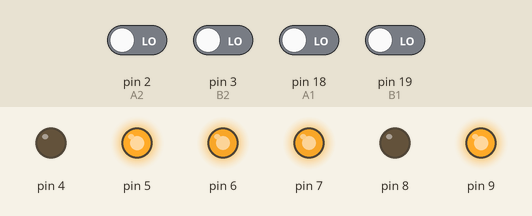
A sketch run on a simulated Arduino Mega 2560, built with avr-gcc and run on an emulated ATmega2560. On the bench: output pins drawn as LEDs (lit = HIGH). Inputs (shaded band) come from the test bench; at power-on: pin 2 (A2), pin 3 (B2), pin 18 (A1), pin 19 (B1) LOW. What the sketch prints to the serial monitor is not drawn.

Above: at 1.2 s.
1.3 s: pin 2 (A2) driven HIGH and pin 18 (A1) driven HIGH
Timing chart, 0 to 4.3 s (numbered marks = the images above; inputs shaded):
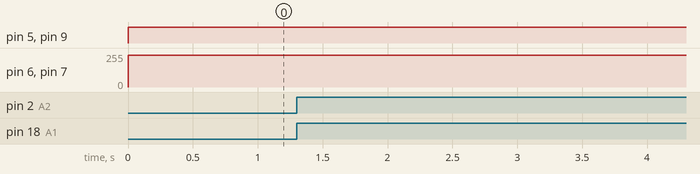

The sketch:

motor_control.ino
```cpp
unsigned long t;
float f = 15;
float dt = 1/f;
int loop_timer = dt*1000000;

#define A1 18
#define B1 19
#define A2 2
#define B2 3

volatile long count1 = 0;
volatile long count2 = 0;

float th1 = 0;
float th_pre1 = 0;
float rpm1 = 0;

float th2 = 0;
float th_pre2 = 0;
float rpm2 = 0;

float rpm01 = 0;
float error_rpm1 = 0;
float pwm_I1 = 0;

float rpm02 = 0;
float error_rpm2 = 0;
float pwm_I2 = 0;

float Kp1 = 1.4; //[1.15,1.4,1.75]
float Ki1 = 0.5; //[0.35,0.5,0.6]
float pwm1;

float Kp2 = 1.4; //[1.15,1.4,1.75]
float Ki2 = 0.5; //[0.35,0.5,0.6]
float pwm2;

float th01 = 0;
float error_th1 = 0;
float Kp_th1 = 1; //1,0.95,0.85, 0.75, 0.5, 1.1; //3.5; //3.75

float th02 = 0;
float error_th2 = 0;
float Kp_th2 = 1; //3.5; //3.75

float timer = 0;

volatile float Dr = 0;
volatile float Dl = 0;
volatile float Dc = 0;
volatile float phi = 0;
volatile float x = 0;
volatile float y = 0;
const float var = 0.000157079632679489661923132169164; //(2.0*PI/1700.0)*(85.0/2.0)*0.001;
const float L = 0.2;
const float r = 0.085;
const float dphi = 0.00078539816339744830961566084582;
volatile float dphi_temp = 0;
const float pi = 3.1415926535897932384626433832795;
const float pi_2 = 6.283185307179586476925286766559;

void setup()
{
  Serial.begin(115200);
  initialize_interrupt();

  pinMode(4,OUTPUT);
  pinMode(5,OUTPUT);
  pinMode(6,OUTPUT);

  pinMode(7,OUTPUT);
  pinMode(8,OUTPUT);
  pinMode(9,OUTPUT);

  t = micros();
}

void loop()
{
  //Kp_th1 = ((float)analogRead(0)/1023.0)*10;
  th1 = (360.0/1700.0)*(float)count1;
  th2 = (360.0/1700.0)*(float)count2;
  //Serial.print(th1); Serial.print('\t');
  //Serial.println(th2);

  rpm1 = (th1 - th_pre1)/dt;
  th_pre1 = th1;
  rpm2 = (th2 - th_pre2)/dt;
  th_pre2 = th2;
  //Serial.print(rpm1); Serial.print('\t');
  //Serial.println(rpm2);

  //calculate_trajectory();
  //control_angle();
  twist_to_rpm(0.1,(0.1/.3)*180.0/PI); //m/sec, deg/sec
  control_rpm();

  Serial.print(x*100); Serial.print('\t');
  Serial.print(y*100); Serial.print('\t');
  Serial.println(phi*180/PI);

  while(micros()-t<loop_timer);
  t = micros();
}
```

controller.ino
```cpp
void calculate_trajectory()
{
  float th0_max = 180;
  float w_th = 0.25*PI;
  //Serial.println(w_th);
  th01 = th0_max*sin(w_th*(float)timer);
  th02 = th0_max*sin(w_th*(float)timer+PI*0.85);
  timer = timer + dt;
}

void test(){

  // new line
}

void control_angle()
{
  //th01 = 360;
  error_th1 = th01 - th1;
  rpm01 = Kp_th1*error_th1;
  rpm01 = constrain(rpm01,-240,240);

  //th02 = 360;
  error_th2 = th02 - th2;
  rpm02 = Kp_th2*error_th2;
  rpm02 = constrain(rpm02,-240,240);

  Serial.print(th01); Serial.print('\t');
  Serial.print(th1); Serial.print('\t');
  Serial.print(th02); Serial.print('\t');
  Serial.println(th2);
}

void control_rpm()
{
  //rpm01 = 120; //[-180,180]
  error_rpm1 = rpm01 - rpm1;
  pwm_I1 = pwm_I1 + Ki1*error_rpm1;
  pwm_I1 = constrain(pwm_I1,-240,240);
  pwm1 = Kp1*error_rpm1 + pwm_I1;
  pwm1 = constrain(pwm1,-240,240);
  command_motor1(pwm1);
  //Serial.print(rpm01); Serial.print('\t');
  //Serial.print(rpm1); Serial.print('\t');

  //rpm02 = 150; //[-180,180]
  error_rpm2 = rpm02 - rpm2;
  pwm_I2 = pwm_I2 + Ki2*error_rpm2;
  pwm_I2 = constrain(pwm_I2,-240,240);
  pwm2 = Kp2*error_rpm2 + pwm_I2;
  pwm2 = constrain(pwm2,-240,240);
  command_motor2(pwm2);
  //Serial.print(rpm02); Serial.print('\t');
  //Serial.println(rpm2);
}

void command_motor1(float pwm1)
{
  if(pwm1<0)
  {
    digitalWrite(4,1);
    digitalWrite(5,0);
    analogWrite(6,(int)(-1*pwm1));
  }
  else
  {
    digitalWrite(4,0);
    digitalWrite(5,1);
    analogWrite(6,(int)pwm1);
  }
}

void command_motor2(float pwm2)
{
  if(pwm2<0)
  {
    digitalWrite(8,1);
    digitalWrite(9,0);
    analogWrite(7,(int)(-1*pwm2));
  }
  else
  {
    digitalWrite(8,0);
    digitalWrite(9,1);
    analogWrite(7,(int)pwm2);
  }
}
```

encoder_interrupt.ino
```cpp
void initialize_interrupt()
{
  //interrupt [2,3,4,5]->[19,18,2,3]
  EICRA = (1 << ISC20) | (1 << ISC30);
  EICRB = (1 << ISC40) | (1 << ISC50);
  EIMSK = (1 << INT2) | (1 << INT3) | (1 << INT4) | (1 << INT5);
  sei();
}

// Right wheel encoder
ISR(INT2_vect)
{
  int a1 = digitalRead(A1);
  int b1 = digitalRead(B1);

  if(a1==1)
  {
    if(b1==1)
    {
      count1++;
      Dr = var;
      dphi_temp = dphi;
    }
    else
    {
      count1--;
      Dr = -var;
      dphi_temp = -dphi;
    }
  }
  else
  {
    if(b1==0)
    {
      count1++;
      Dr = var;
      dphi_temp = dphi;
    }
    else
    {
      count1--;
      Dr = -var;
      dphi_temp = -dphi;
    }
  }

  //phi += Dr/L;
  phi += dphi_temp;
  if(phi>pi)
  {
    phi = phi-pi_2;
  }
  else if (phi<=-pi)
  {
    phi = phi+pi_2;
  }
  Dc = Dr*0.5;
  x += Dc*cos(phi);
  y += Dc*sin(phi);
}

ISR(INT3_vect)
{
  int a1 = digitalRead(A1);
  int b1 = digitalRead(B1);

  if(b1==1)
  {
    if(a1==0)
    {
      count1++;
      Dr = var;
      dphi_temp = dphi;
    }
    else
    {
      count1--;
      Dr = -var;
      dphi_temp = -dphi;
    }
  }
  else
  {
    if(a1==1)
    {
      count1++;
      Dr = var;
      dphi_temp = dphi;
    }
    else
    {
      count1--;
      Dr = -var;
      dphi_temp = -dphi;
    }
  }

  //phi += Dr/L;
  phi += dphi_temp;
  if(phi>pi)
  {
    phi = phi-pi_2;
  }
  else if (phi<=-pi)
  {
    phi = phi+pi_2;
  }
  Dc = Dr*0.5;
  x += Dc*cos(phi);
  y += Dc*sin(phi);
}

// Left wheel encoder
ISR(INT4_vect)
{
  int a2 = digitalRead(A2);
  int b2 = digitalRead(B2);

  if(a2==1)
  {
    if(b2==1)
    {
      count2++;
      Dl = var;
      dphi_temp = -dphi;
    }
    else
    {
      count2--;
      Dl = -var;
      dphi_temp = dphi;
    }
  }
  else
  {
    if(b2==0)
    {
      count2++;
      Dl = var;
      dphi_temp = -dphi;
    }
    else
    {
      count2--;
      Dl = -var;
      dphi_temp = dphi;
    }
  }

  //phi -= Dl/L;
  phi += dphi_temp;
  if(phi>pi)
  {
    phi = phi-pi_2;
  }
  else if (phi<=-pi)
  {
    phi = phi+pi_2;
  }
  Dc = Dl*0.5;
  x += Dc*cos(phi);
  y += Dc*sin(phi);
}

ISR(INT5_vect)
{
  int a2 = digitalRead(A2);
  int b2 = digitalRead(B2);

  if(b2==1)
  {
    if(a2==0)
    {
      count2++;
      Dl = var;
      dphi_temp = -dphi;
    }
    else
    {
      count2--;
      Dl = -var;
      dphi_temp = dphi;
    }
  }
  else
  {
    if(a2==1)
    {
      count2++;
      Dl = var;
      dphi_temp = -dphi;
    }
    else
    {
      count2--;
      Dl = -var;
      dphi_temp = dphi;
    }
  }

  //phi -= Dl/L;
  phi += dphi_temp;
  if(phi>pi)
  {
    phi = phi-pi_2;
  }
  else if (phi<=-pi)
  {
    phi = phi+pi_2;
  }
  Dc = Dl*0.5;
  x += Dc*cos(phi);
  y += Dc*sin(phi);
}
```

unicycle_to_differential_drive.ino
```cpp
void twist_to_rpm(float Vc, float Wc)
{
  // degree/sec to rad/sec
  Wc = Wc*0.01745329251994329576923690768489; //Wc*PI/180;

  // unicycle to differential drive model
  rpm01 = (2*Vc+Wc*L)/(2*r);
  rpm02 = (2*Vc-Wc*L)/(2*r);

  // rad/sec to rad/sec
  //rpm01 = rpm01*9.5492965855137201461330258023509; //rpm01*60/(2*PI);
  //rpm02 = rpm02*9.5492965855137201461330258023509;

  // rad/sec to deg/sec
  rpm01 = rpm01*57.295779513082320876798154814105; //rpm01*180/PI;
  rpm02 = rpm02*57.295779513082320876798154814105;

  //Serial.print(rpm01); Serial.print('\t');
  //Serial.print(rpm1); Serial.print('\t');
  //Serial.print(rpm02); Serial.print('\t');
  //Serial.println(rpm2);
}
```
